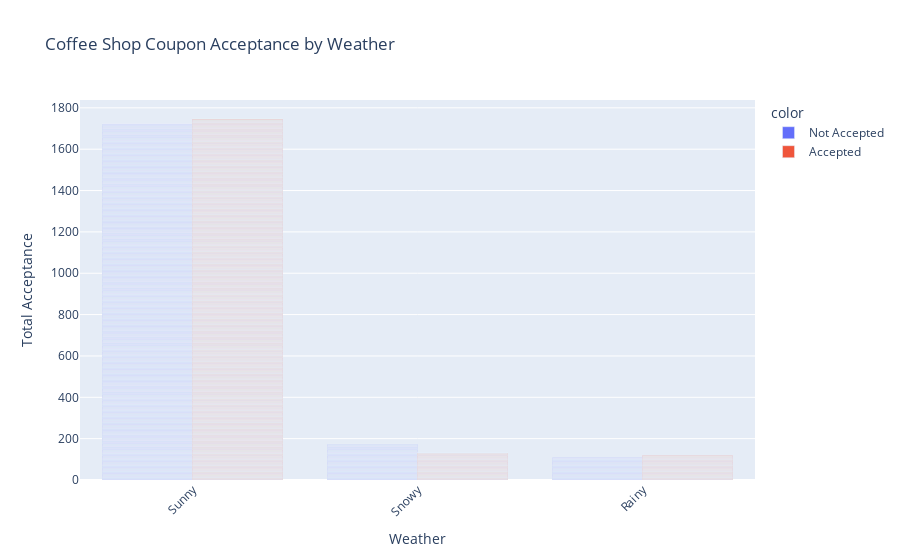

The notebook cell this image was saved under:
### Markdown cell above
Unemployed and Student Drivers accepted more coffee shop coupons than other drivers.

### Code cell
#weather
fig8 = px.bar(CS_coupons_df['weather'], color=CS_coupons_df['coupon_accepted'], 
             title = 'Coffee Shop Coupon Acceptance by Weather',
            labels={'value':'Weather',
                   'count':'Total Acceptance'},
             barmode='group',
             height=500)
fig8.update_layout(xaxis_tickangle=-45)
fig8.show()

### Figure 1 — Plotly figure (JSON) as saved in the notebook; plotly's stock layout.template omitted (floating-point values rounded to 4 significant figures; data arrays with more than 128 entries replaced by an {"elided": "..."} marker saying what was removed)
{"data": [{"alignmentgroup": "True", "hovertemplate": "color=Not Accepted<br>Weather=%{x}<br>Total Acceptance=%{y}<extra></extra>", "legendgroup": "Not Accepted", "marker": {"color": "#636efa", "pattern": {"shape": ""}}, "name": "Not Accepted", "offsetgroup": "Not Accepted", "orientation": "v", "showlegend": true, "textposition": "auto", "type": "bar", "x": {"elided": "2001 str values"}, "xaxis": "x", "y": {"elided": "2001 int values"}, "yaxis": "y"}, {"alignmentgroup": "True", "hovertemplate": "color=Accepted<br>Weather=%{x}<br>Total Acceptance=%{y}<extra></extra>", "legendgroup": "Accepted", "marker": {"color": "#EF553B", "pattern": {"shape": ""}}, "name": "Accepted", "offsetgroup": "Accepted", "orientation": "v", "showlegend": true, "textposition": "auto", "type": "bar", "x": {"elided": "1995 str values"}, "xaxis": "x", "y": {"elided": "1995 int values"}, "yaxis": "y"}], "layout": {"autosize": true, "barmode": "group", "legend": {"title": {"text": "color"}, "tracegroupgap": 0}, "title": {"text": "Coffee Shop Coupon Acceptance by Weather"}, "xaxis": {"anchor": "y", "autorange": true, "domain": [0, 1], "range": [-0.5, 2.5], "tickangle": -45, "title": {"text": "Weather"}, "type": "category"}, "yaxis": {"anchor": "x", "autorange": true, "domain": [0, 1], "range": [0, 1838.0], "title": {"text": "Total Acceptance"}, "type": "linear"}}}
